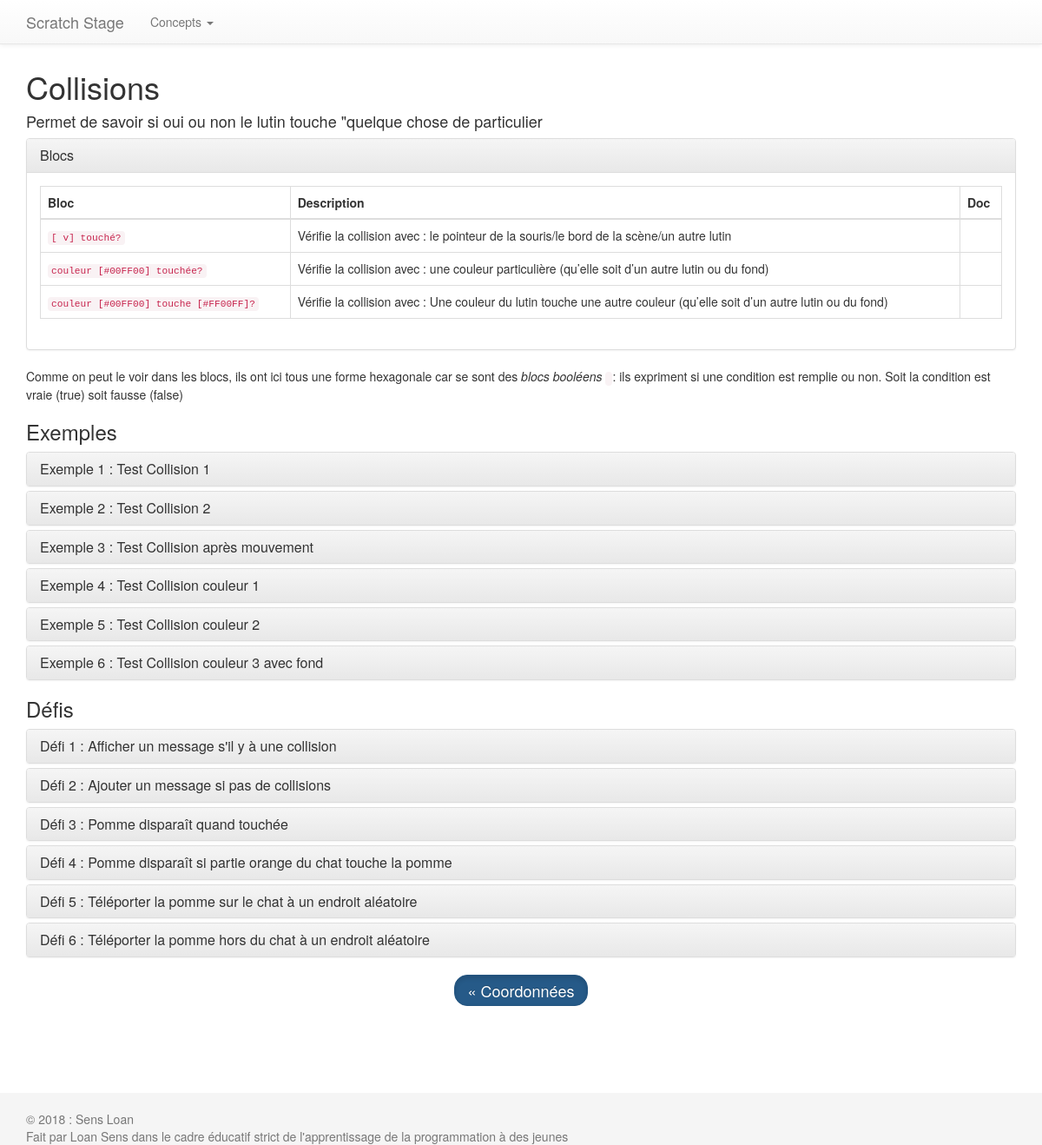
Before: /scratch/concept/Collisions with the older database file.
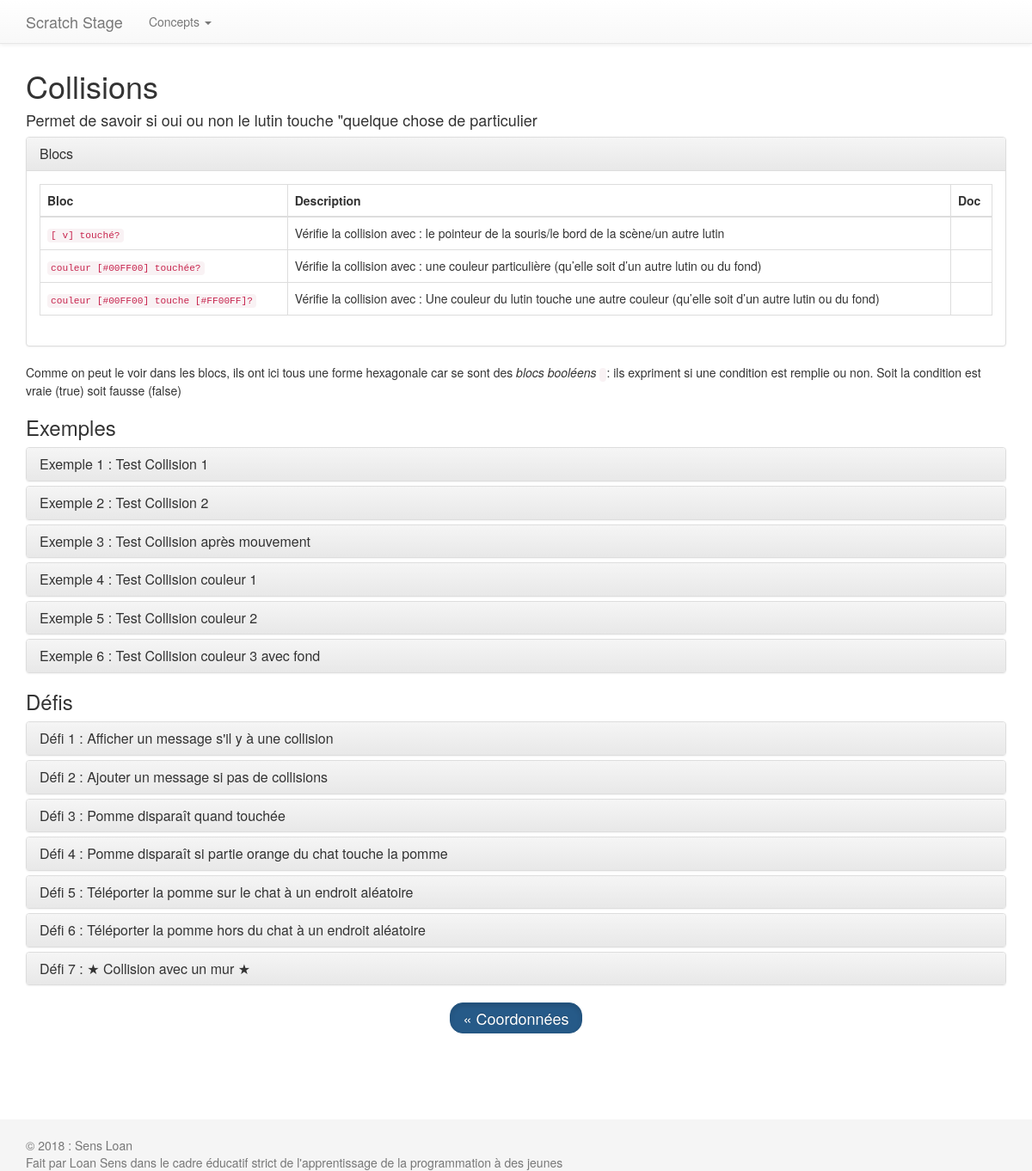
After: the same page with the newer database file.
### stage_scratch/models.py (models this page shows, shortened)
class ConceptExample(models.Model):
    exampleName = models.CharField(max_length=100, help_text="Titre de l'exemple")
    exampleConcept = models.ForeignKey(Concept, null=True, on_delete=models.SET_NULL, help_text="Concept auquel est attaché cet exemple")
    exampleNumber = models.IntegerField(default=0, help_text="Numéro de l'exemple (pas grave s'ils ne se suivent pas, ils servent pour donner un ordre logique)")
    exampleBlocks = models.TextField(null=True, help_text="Blocs utilisés pour la réalisation de l'exemple")
    exampleText = models.TextField(help_text="Description de l'exemple")
    exampleOnlineProjectId = models.IntegerField(null=True, help_text="ID utilisé sur le site de scratch pour une démo de l'exemple")

class ConceptExercise(models.Model):
    exerciseName = models.CharField(max_length=100, help_text="Titre de l'exercice")
    exerciseConcept = models.ForeignKey(Concept, null=True, on_delete=models.SET_NULL, help_text="Concept auquel est lié cet exercice")
    exerciseNumber = models.IntegerField(help_text="Numéro de l'exercice (pas grave s'ils ne se suivent pas, ils servent pour donner un ordre logique)")
    exerciseStatement = models.TextField(help_text="enoncé de l'exercice")

### stage_scratch/views.py (the view)
# urls.py: path('concept/<str:concept_name>', views.concept, name='concept'),
def concept(request, concept_name):
    conceptInfo = get_object_or_404(Concept, conceptName=concept_name)
    conceptBlocks = conceptInfo.scratchblock_set.all()
    conceptExamples = conceptInfo.conceptexample_set.all()
    conceptExercises = conceptInfo.conceptexercise_set.all()
    nextConcept = Concept.objects.filter(id__gt=conceptInfo.id).order_by('id')[:1].first()
    lastConcept = Concept.objects.filter(id__lt=conceptInfo.id).order_by('-id')[:1].first()
    nextConceptName = None
    if nextConcept != None:
        nextConceptName = nextConcept.conceptName
    lastConceptName = None
    if lastConcept != None:
        lastConceptName = lastConcept.conceptName
    context = {
        'allConceptName' : getAllconceptsName(),
        'concept' : conceptInfo,
        'conceptBlocks' : conceptBlocks,
        'conceptExamples' : conceptExamples,
        'conceptExercises' : conceptExercises,
        'conceptNext' : nextConceptName,
        'conceptLast' : lastConceptName,
    }
    return render(request, 'concept.html', context)

### stage_scratch/templatetags/extraTags.py (called while the page is built)
@register.filter
def addStr(arg1, arg2):
    return str(arg1) + str(arg2)

@register.filter
def orderQueryBy(value, orderByStr):
    return value.order_by(orderByStr)

def word_replace(replace_dict, s):
    for key, val in replace_dict.items():
        s = s.replace(key, val)
    return s

def indexReplace(BbRegexData, datas):
    ret = BbRegexData
    for i in range(len(datas)):
        ret = ret.replace('\\'+str(i+1), str(datas[i]))
    return ret

@register.filter
def replaceBBCode(value):
    for key, val in bbdata.items():
        p = re.compile(key, re.DOTALL)
        value = p.sub(val, value)
    return value

@register.filter
def scratchBlocks(value):
    return indexReplace(bbdata[BbRegex.scratchBlocks], (value,))

@register.filter
def scratchBlock(value):
    return indexReplace(bbdata[BbRegex.scratchBlock], (value,))

@register.filter
def scratchOnlineProject(value):
    return indexReplace(bbdata[BbRegex.scratchProject], (value,))

@register.filter
def createScratchWikiLink(value):
    preUrl = "https://fr.scratch-wiki.info/wiki/"
    postUrl = "_(bloc)"
    toReplace = {" ": "_", "[": "(", "]": ")"}
    value = word_replace(toReplace, value)
    return preUrl+value+postUrl

### stage_scratch/templates/concept.html (shortened to what this page needs)
{% extends 'base.html' %}
{% load static %}
{% load extraTags %}
{% block content %}
    <h1> {{ concept.conceptName }} </h1>
    <h4>{{ concept.conceptPreBlocksDescription|replaceBBCode|safe|linebreaks }}</h4>
    {% autoescape off %}
        {% spoil "Blocs" conceptBlocks|createBlocksTable %}
    {% endautoescape %}
    {{ concept.conceptPostBlocksDescription|replaceBBCode|safe }}
    <h3> Exemples </h3>
    <div class="panel-group" id="accordionExamples">
        {% for example in conceptExamples %}
            <div class="panel panel-default">
                <div class="panel-heading">
                    <h4 class="panel-title">
                        <a data-toggle="collapse" data-parent="#accordionExamples" href="#collapseExample{{ forloop.counter }}">
                            Exemple {{ forloop.counter }} : {{ example.exampleName}}
                        </a>
                    </h4>
                </div>
            </div>
        {% endfor %}
    </div>
    <h3>Défis</h3>
    <div class="panel-group" id="accordionExercises">
        {% for exercise in conceptExercises %}
            <div class="panel panel-default">
                <div class="panel-heading">
                    <h4 class="panel-title">
                        <a data-toggle="collapse" data-parent="#accordionExercises" href="#collapseExercise{{ forloop.counter }}">
                            Défi {{ forloop.counter }} : {{ exercise.exerciseName}}
                        </a>
                    </h4>
                </div>
            </div>
        {% endfor %}
    </div>
    <nav aria-label="NextPreviousConcept">
        <ul class="pager">
            {% if conceptLast != None %}
                <li>
                    <a href="{% url 'concept' conceptLast %}" class="btn btn-primary btn-lg active" role="button" aria-pressed="true">&laquo; {{ conceptLast }}</a>
                </li>
            {% endif %}
        </ul>
    </nav>
{% endblock content %}

Changed rows visible on the page:
added ConceptExercise: exerciseName "★ Collision avec un mur ★"
